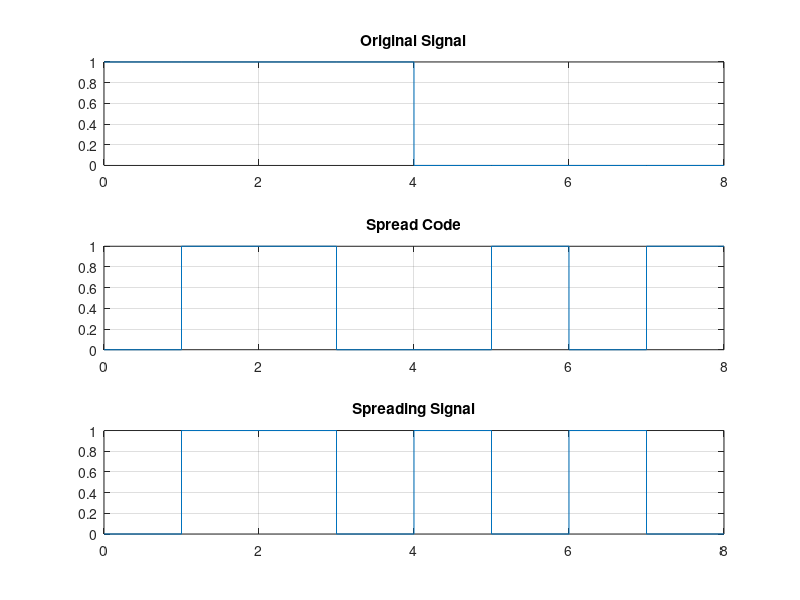

The MATLAB script that drew this image:
data = [1 1 1 1 0 0 0 0];
input = [0 1 1 0 0 1 0 1];

y = zeros(1,length(data));

for i = 1:length(data)
    if (data(i) == 1)
        y(i) = input(i);
    else
        y(i) = ~input(i);
    end
end

time_data = 0:length(data);
data = [data, data(end)];
y = [y,y(end)];
figure;

subplot(3,1,1);
stairs(time_data, data);
title("Original Signal");
grid on;


subplot(3,1,2);
stairs(time_data, [input,input(end)]);
title("Spread Code");
grid on;

subplot(3,1,3);
stairs(time_data,y);
title("Spreading Signal");
grid on;

